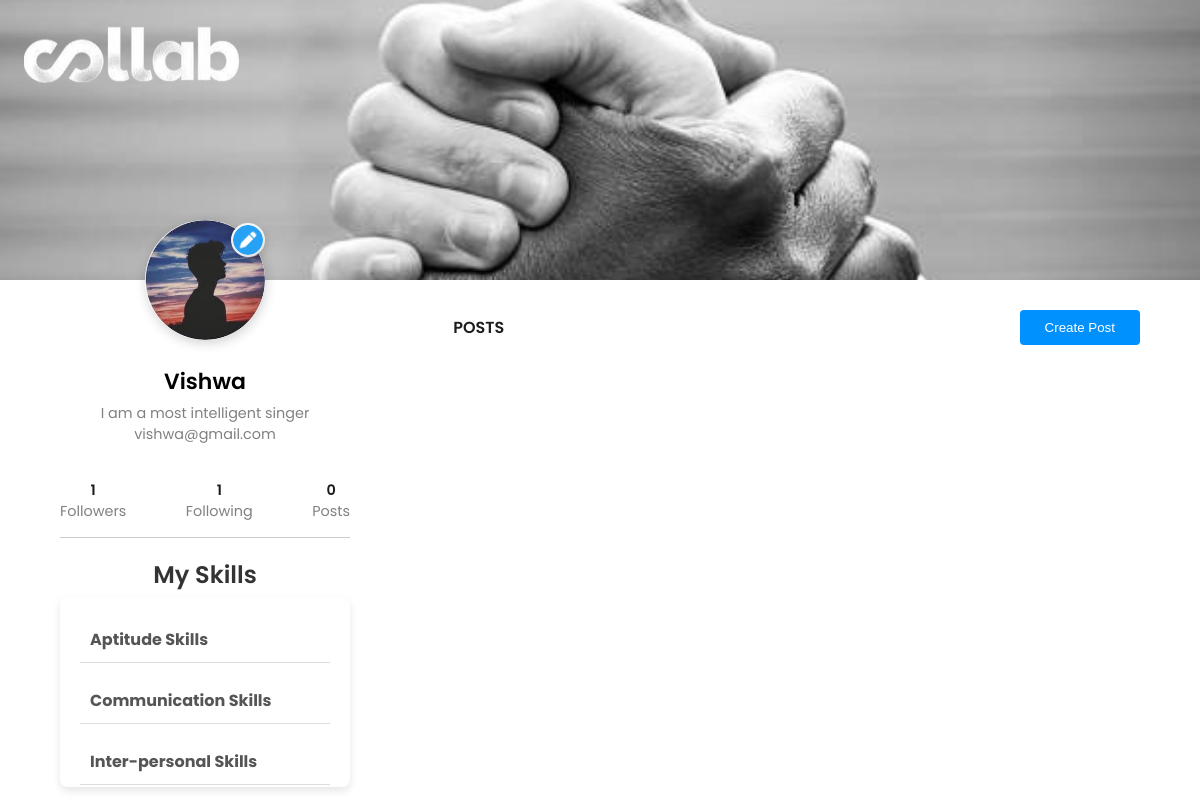
Page /Vishwa/ (signed in) on the committed database.
### MyApp/models.py (models this page shows, shortened)
class Profile(models.Model):
    user = models.OneToOneField(User, on_delete=models.CASCADE)
    profile_pic = models.ImageField(null=True,blank=True,default="UI/user-vector.jpg")
    first_name = models.CharField(max_length=50, null = True, blank = True)
    department = models.CharField(max_length=50, null = True, blank = True)
    skills = models.CharField(max_length=500, null = True, blank = True)
    bio = models.TextField(max_length=150, null = True, blank = True,default="A Collaborative Person")
    created = models.DateField(auto_now_add=True)

### MyApp/views.py (the view)
# urls.py: path('<username>/', views.UserProfile, name='profile'),
def UserProfile(request, username):
    user = get_object_or_404(User, username=username)
    profile = Profile.objects.get(user=user)
    url_name = resolve(request.path).url_name
    if url_name == 'profile':
        posts = Post.objects.filter(user=user).order_by('-posted')
    else:
        posts = profile.favourite.all()
    posts_count = Post.objects.filter(user=user).count()
    following_count = Follow.objects.filter(follower=user).count()
    followers_count = Follow.objects.filter(following=user).count()
    follow_status = Follow.objects.filter(following=user, follower=request.user).exists()
    skillSets = profile.skills.split(',')
    skillSet = skillSets[:-1]
    user = request.user
    tags_obj = []
    if request.method == "POST":
        form = NewPostform(request.POST, request.FILES)
        if form.is_valid():
            picture = form.cleaned_data.get('picture')
            caption = form.cleaned_data.get('caption')
            tag_form = form.cleaned_data.get('tags')
            print(tag_form)
            tag_list = tag_form.split(",")
            for tag in tag_list:
                t, created = Tag.objects.get_or_create(title=tag)
                tags_obj.append(t)
            p, created = Post.objects.get_or_create(picture=picture, caption=caption, user=user)
            p.tag.set(tags_obj)
            p.save()
            return redirect('home')
    else:
        form = NewPostform()
    sent_requests = FriendRequest.objects.filter(sender=request.user, recipient=get_object_or_404(User, username=username))
    accepted_requests = {req for req in sent_requests if req.accepted}
    declined_requests = {req for req in sent_requests if req.declined}
    print(accepted_requests)
    print(declined_requests)
    context = {
        'posts': posts,
        'profile':profile,
        'posts_count':posts_count,
        'skills':skillSet,
        'following_count':following_count,
        'followers_count':followers_count,
        'follow_status':follow_status,
        'form':form,
        'accepted_requests' : accepted_requests,
        'declined_requests' : declined_requests,
        'sent_requests' : sent_requests,
    }
    return render(request, 'profile.html', context)

### templates/profile.html (shortened to what this page needs)
{% load static %}
<!DOCTYPE html>
<html lang="en">
  <head>
    <link rel="stylesheet" href="{% static 'css/profile.css' %}">
  </head>
  <body>
    <a href="{% url 'home' %}"><img class="logo" src="{% static 'images/logo.png' %}" alt=""></a>
    <div class="header__wrapper">
      <header></header>
      <div class="cols__container">
        <div class="left__col">
          <div class="img__container">
            <img src="{{ profile.profile_pic.url }}" alt="{{ profile.user }}" />
            {% if request.user == profile.user %}
            <a href="{% url 'editprofile' %}"><span><img src="{% static 'images/UI/edit.png' %}" alt=""></span></a>
            {% endif %}
          </div>
          <h2>{{ profile.user }}</h2>
          <p>{{ profile.bio }}</p>
          <p>{{profile.user.email}}</p>
          <ul class="about">
            <li><span>{{followers_count}}</span>Followers</li>
            <li><span>{{following_count}}</span>Following</li>
            <li><span>{{ posts_count }}</span>Posts</li>
          </ul>
          <div class="content">
            <h2 class="skill_title">My Skills</h2>
            <section class="skills">
                {% for skill in skills %}
                <div class="skill">
                    <div class="skill-name">{{skill}}</div>
                </div>
                {% endfor %}
            </section>
          </div>
        </div>
        <div class="right__col">
          <nav>
            <ul>
              <li><a href="">Posts</a></li>
            </ul>
              <div class="">
                  {% if request.user == profile.user %}
                      <a href="#popup1"><button>Create Post</button></a>
                  {% endif %}
              </div>
          </nav>
          <div class="photos">
          </div>
        </div>
      </div>
    </div>
  </body>
</html>

### static/css/profile.css (style rules this page uses)
body { width: 100%; margin: 0; padding: 0; box-sizing: border-box; min-height: 100vh; font-family: "Poppins", sans-serif; }
ul { list-style-type: none; margin: 0; padding: 0; display: flex; align-items: center; }
a { text-decoration: none; }
.header__wrapper .cols__container .left__col { padding: 25px 20px; text-align: center; max-width: 350px; position: relative; margin: 0 auto; }
img.logo { position: absolute; top: 2%; left:2%; z-index: 1; }
.header__wrapper .cols__container .left__col .img__container { position: absolute; top: -60px; left: 50%; transform: translatex(-50%); }
.header__wrapper .cols__container .left__col .img__container img { width: 120px; height: 120px; object-fit: cover; border-radius: 50%; display: block; box-shadow: 1px 3px 12px rgba(0, 0, 0, 0.18); }
.header__wrapper .cols__container .left__col .img__container span { position: absolute; background: #fff; border-radius: 50%; top: 3px; right: 0px; border: 2px solid #fff; }
.header__wrapper .cols__container .left__col .img__container span img { width: 30px; height: 30px; border-radius: 50%; }
.header__wrapper .cols__container .left__col h2 { margin-top: 60px; font-weight: 600; font-size: 22px; margin-bottom: 5px; }
.header__wrapper .cols__container .left__col p { font-size: 0.9rem; color: #818181; margin: 0; }
.header__wrapper .cols__container .left__col .about { justify-content: space-between; position: relative; margin: 35px 0; }
.header__wrapper .cols__container .left__col .about li { display: flex; flex-direction: column; color: #818181; font-size: 0.9rem; }
.header__wrapper .cols__container .left__col .about li span { color: #1d1d1d; font-weight: 600; }
.header__wrapper .cols__container .left__col .about:after { position: absolute; content: ""; bottom: -16px; display: block; background: #cccccc; height: 1px; width: 100%; }
.header__wrapper .cols__container .right__col nav { display: flex; align-items: center; padding: 30px 0; justify-content: space-between; flex-direction: column; }
.header__wrapper .cols__container .right__col nav ul { display: flex; gap: 20px; flex-direction: column; }
.header__wrapper .cols__container .right__col nav ul li a { text-transform: uppercase; color: #818181; }
.header__wrapper .cols__container .right__col nav ul li:nth-child(1) a { color: #1d1d1d; font-weight: 600; }
.header__wrapper .cols__container .right__col nav button { background: #0091ff; color: #fff; border: none; padding: 10px 25px; border-radius: 4px; cursor: pointer; margin-top: 20px; }
.header__wrapper .cols__container .right__col .photos { display: grid; grid-template-columns: repeat(auto-fill, minmax(190px, 1fr)); gap: 20px; }
@media (min-width: 868px) { .header__wrapper .cols__container { max-width: 1200px; margin: 0 auto; width: 90%; justify-content: space-between; display: grid; grid-template-columns: 1fr 2fr; gap: 50px; } }
@media (min-width: 868px) { .header__wrapper .cols__container .left__col { padding: 25px 0px; } }
@media (min-width: 868px) { .header__wrapper .cols__container .right__col nav ul { flex-direction: row; gap: 30px; } }
@media (min-width: 868px) { .header__wrapper .cols__container .right__col .photos { height: 365px; overflow: auto; padding: 0 0 30px; margin-bottom: 4%; } }
@media (min-width: 1017px) { .header__wrapper .cols__container .left__col { margin: 0; margin-right: auto; } }
@media (min-width: 1017px) { .header__wrapper .cols__container .right__col nav { flex-direction: row; } }
@media (min-width: 1017px) { .header__wrapper .cols__container .right__col nav button { margin-top: 0; } }
.skills { overflow-y: scroll; width: 250px; margin: 0px auto; padding: 20px; height: 150px; background: #fff; border-radius: 8px; box-shadow: 0 4px 8px rgba(0, 0, 0, 0.1); }
.skill_title { text-align: center; margin-top: 0px !important; margin-bottom: 20px; font-size: 24px !important; color: #333; }
.skill { display: flex; justify-content: space-between; margin-bottom: 15px; padding: 10px; border-bottom: 1px solid #ddd; }
.skill-name { font-size: 16px; font-weight: bold; color: #555; }

### rows in the picture
Profile: profile_pic (picture), user "Vishwa", bio "I am a most intelligent singer", user.email "vishwa@gmail.com"

### other values in the picture
{{ followers_count }} "1"
{{ following_count }} "1"
{{ posts_count }} "0"
{{ skill }} "Aptitude Skills" "Communication Skills" "Inter-personal Skills"
